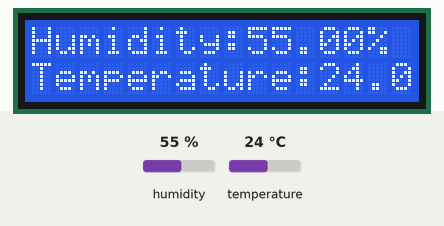
This sketch was run on a simulated Arduino Uno, built with avr-gcc and run on an emulated ATmega328P. On the bench: 16×2 character LCD. The test bench sets the inputs (shaded band); at power-on: humidity 55 %, temperature 24 °C.

Above: at 1.2 s.
1.3 s: humidity set to 22 %
At 3.7 s:
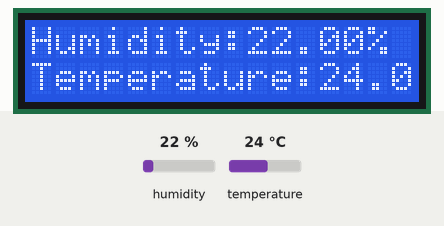
4.1 s: temperature set to 12 °C
At 4.9 s:
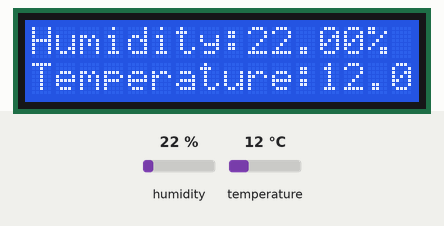
6.9 s: humidity set to 40 %
At 9.6 s:
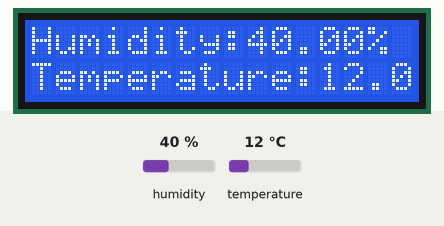
9.9 s: temperature set to 19 °C
At 12.0 s:
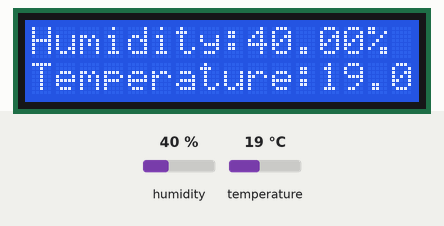
Timing chart, 0 to 13.5 s (numbered marks = the images above; inputs shaded):
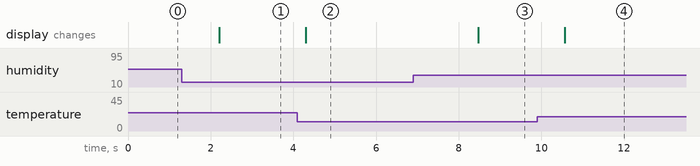

Measured:
- after the input at 1.3 s, the display: changes after 0.91 s (image 1)
- after the input at 4.1 s, the display: changes after 0.20 s (image 2)
- after the input at 6.9 s, the display: changes after 1.6 s (image 3)
- after the input at 9.9 s, the display: changes after 0.66 s (image 4)

The sketch:

DHT.ino
```cpp
#include <LiquidCrystal_I2C.h>
#include <Wire.h>
#include <DHT.h>

DHT dht(6, DHT11);
LiquidCrystal_I2C lcd(0x27, 16, 2);

float Humidity;
float Temperature;

void setup() {
  lcd.init();
  lcd.backlight();
  dht.begin();
}

void loop() {
  Humidity = dht.readHumidity();
  Temperature = dht.readTemperature();
  lcd_print();
  delay(1000);
}


void lcd_print(){
  lcd.setCursor(0,0);
  lcd.print("Humidity:");
  lcd.print(Humidity);
  lcd.print("%");
  lcd.setCursor(0,1);
  lcd.print("Temperature:");
  lcd.print(Temperature);
  lcd.print("C");
}
```
